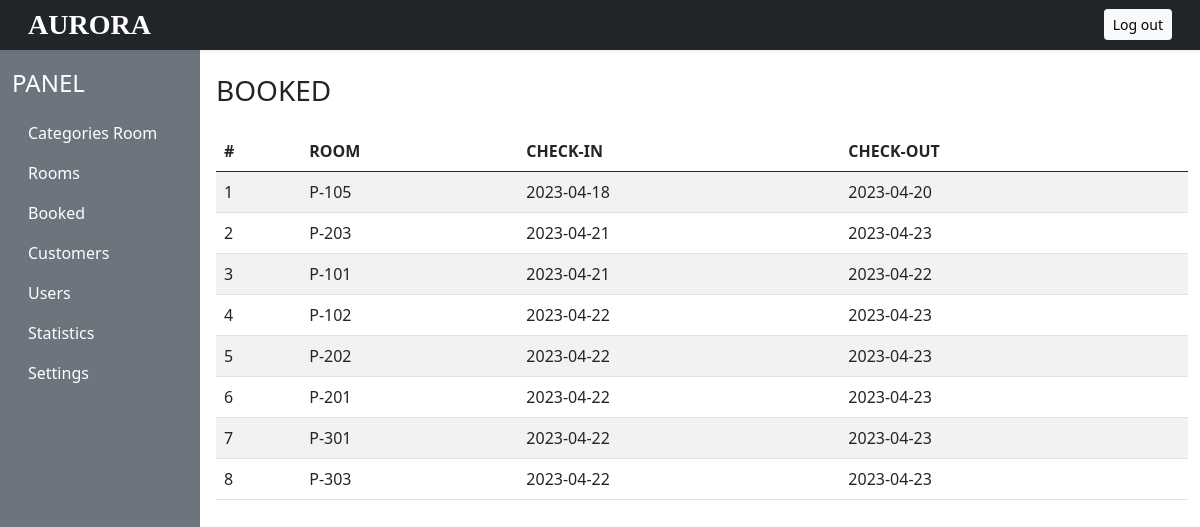
The app's page /source/admin/booked.php with its own data.
### tables this page shows
CREATE TABLE `ds_hoadon` (
  `id_hd` int(11) NOT NULL,
  `id_kh` int(11) NOT NULL,
  `tongtien` int(11) NOT NULL,
  `ngay` date NOT NULL
);

CREATE TABLE `ds_phong` (
  `ID_PHONG` int(10) NOT NULL,
  `TEN_PHONG` varchar(30) NOT NULL,
  `ID_LOAIPHONG` varchar(10) NOT NULL,
  `DANHGIA` int(1) DEFAULT NULL,
  `HINHANH` varchar(100) DEFAULT NULL,
  `status` int(11) NOT NULL
);

CREATE TABLE `cthd` (
  `ID_HOADON` int(11) NOT NULL,
  `ID_PHONG` int(11) NOT NULL,
  `ID_DV` int(11) NOT NULL,
  `GIA_DV` int(11) NOT NULL,
  `GIA_PHONG` int(11) DEFAULT NULL,
  `CHECK_IN` date NOT NULL,
  `CHECK_OUT` date NOT NULL
);

### source/admin/booked.php (the view, shortened to what this page needs)
<!DOCTYPE html>
<html lang="en">
<head>
    <link href="https://cdn.jsdelivr.net/npm/bootstrap@5.0.2/dist/css/bootstrap.min.css" rel="stylesheet">
    <link rel="stylesheet" href="https://cdn.jsdelivr.net/npm/bootstrap-icons@1.10.3/font/bootstrap-icons.css">
    <link rel="stylesheet" href="https://cdn.jsdelivr.net/npm/swiper@9/swiper-bundle.min.css" />
    <link rel="stylesheet" href="https://cdnjs.cloudflare.com/ajax/libs/font-awesome/4.7.0/css/font-awesome.min.css">
</head>
<body>
<?php require("header.php");
        require("../connection.php");
        $sql = "select * from DS_HOADON";
        $run = mysqli_query($connection, $sql);
?>
<div class="conteiner-fluid" >
        <div class="row">
            <div class="col-10 ms-auto p-4 overflow-hidden">
            <h3 class="mb-4">BOOKED</h3>
            <table class="table table-striped table-hover">
            <thead>
                <tr>
                <th scope="col">#</th>
                <th scope="col">ROOM</th>
                <th scope="col">CHECK-IN</th>
                <th scope="col">CHECK-OUT</th>
                </tr>
            </thead>
            <tbody>
                <tr>
                    <?php
                        $i = 1;
                        while($row = mysqli_fetch_array($run)){
                            $s = "SELECT * FROM CTHD  WHERE ID_HOADON ='" . $row['id_hd'] . "'";
                            $ex = mysqli_query($connection, $s);
                            $r = mysqli_fetch_array($ex);
                            $a = "SELECT TEN_PHONG FROM DS_PHONG  WHERE ID_PHONG ='" . $r['ID_PHONG'] . "'";
                            $b = mysqli_query($connection, $a);
                            $_r = mysqli_fetch_array($b);
                            ?>
                        <td><?php echo $i ?></td>
                        <td><?php echo $_r['TEN_PHONG'] ?></td>
                        <td><?php echo $r['CHECK_IN'] ?></td>
                        <td><?php echo $r['CHECK_OUT'] ?></td>
                </tr>
                    <?php
                        $i = $i+1;
                            }
                    ?>
            </tbody>
        </table>
    </div>
</div>
</body>
</html>

### records on screen
ds_hoadon: ds_phong.TEN_PHONG "P-105", cthd.CHECK_IN "2023-04-18", cthd.CHECK_OUT "2023-04-20"
ds_hoadon: ds_phong.TEN_PHONG "P-203", cthd.CHECK_IN "2023-04-21", cthd.CHECK_OUT "2023-04-23"
ds_hoadon: ds_phong.TEN_PHONG "P-101", cthd.CHECK_IN "2023-04-21", cthd.CHECK_OUT "2023-04-22"
ds_hoadon: ds_phong.TEN_PHONG "P-102", cthd.CHECK_IN "2023-04-22", cthd.CHECK_OUT "2023-04-23"
ds_hoadon: ds_phong.TEN_PHONG "P-202", cthd.CHECK_IN "2023-04-22", cthd.CHECK_OUT "2023-04-23"
ds_hoadon: ds_phong.TEN_PHONG "P-201", cthd.CHECK_IN "2023-04-22", cthd.CHECK_OUT "2023-04-23"
ds_hoadon: ds_phong.TEN_PHONG "P-301", cthd.CHECK_IN "2023-04-22", cthd.CHECK_OUT "2023-04-23"
ds_hoadon: ds_phong.TEN_PHONG "P-303", cthd.CHECK_IN "2023-04-22", cthd.CHECK_OUT "2023-04-23"
